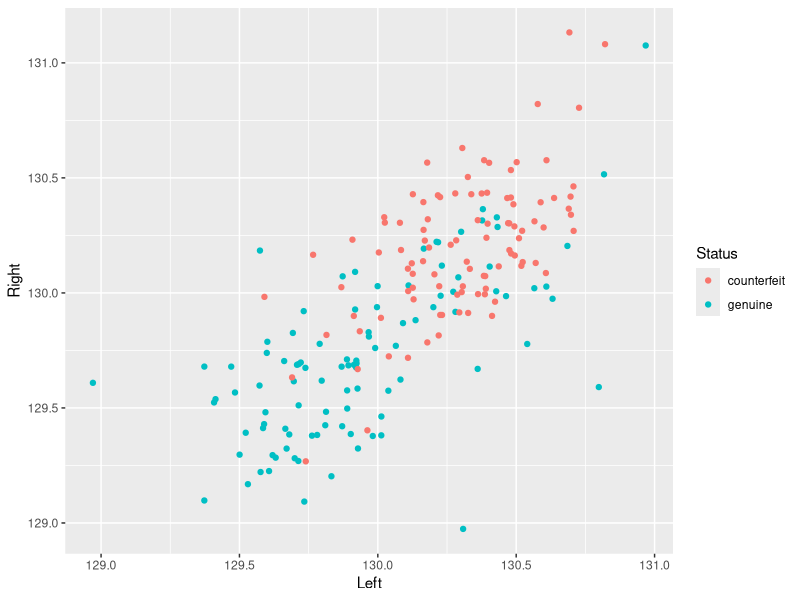
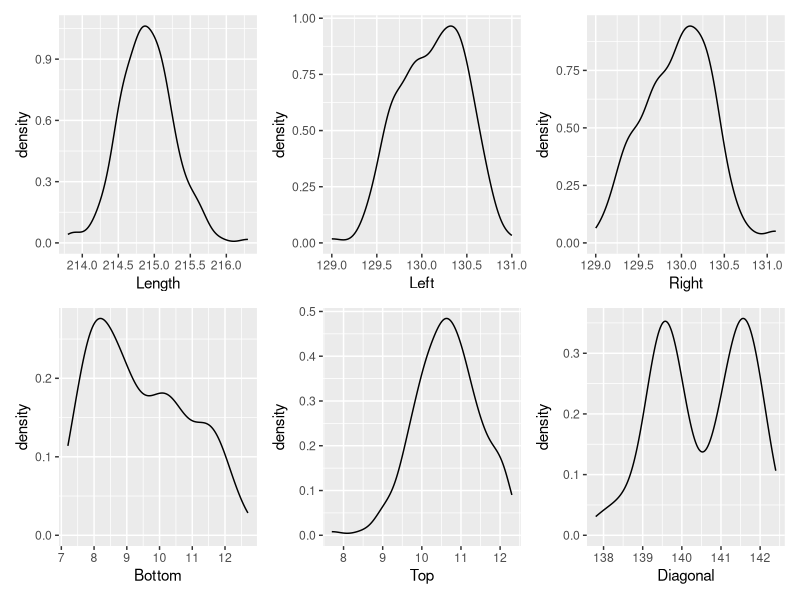
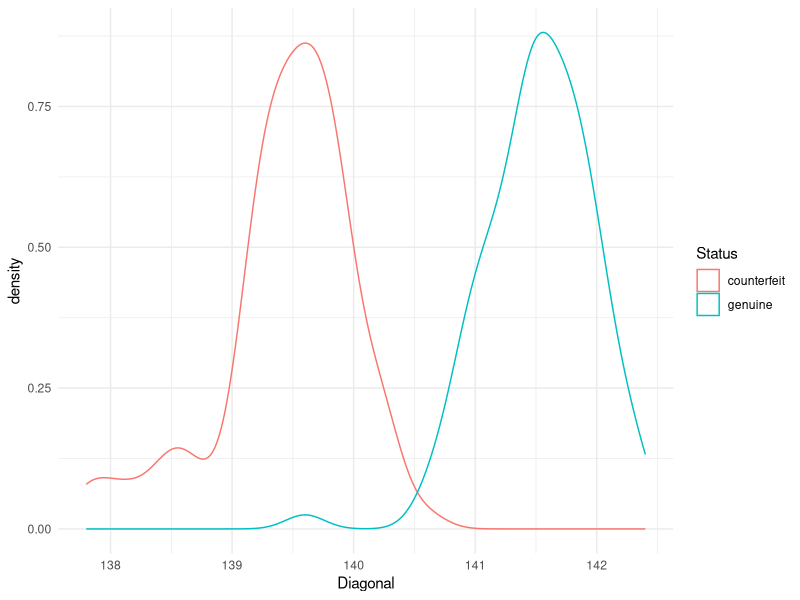
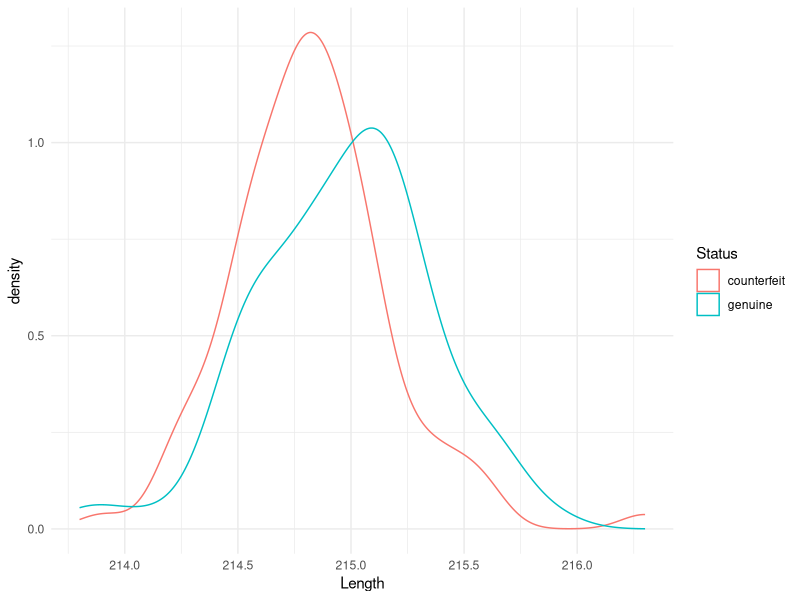
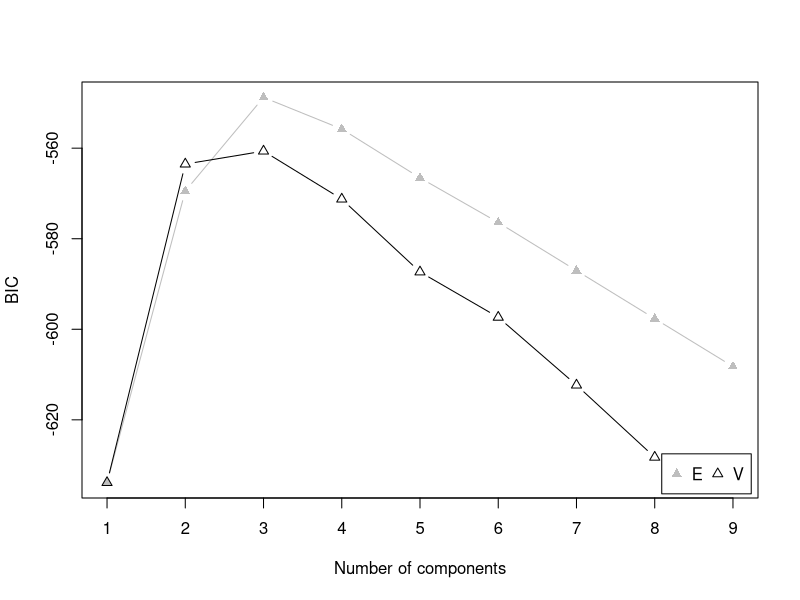
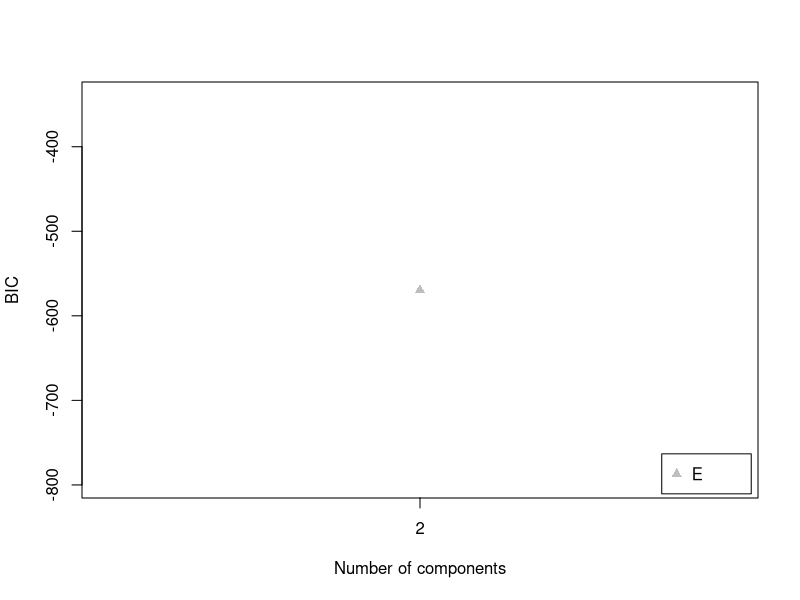
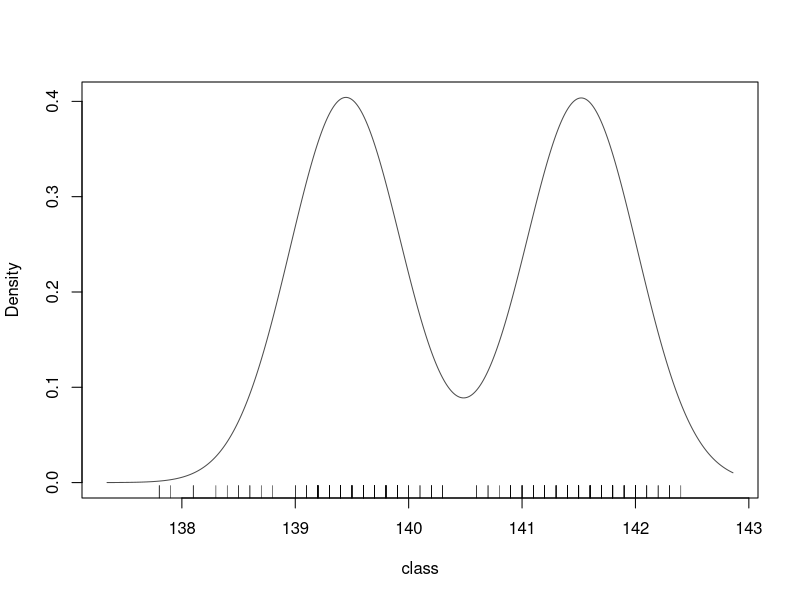
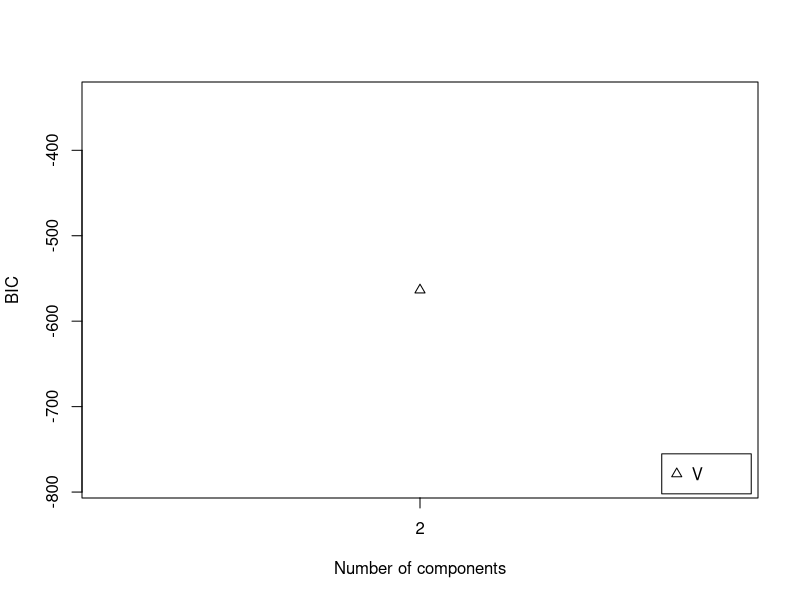

These charts were generated, in order, by the following R code:
## ---- chunk 1
library(MASS) # make sure to load mass before tidyverse to avoid conflicts!
library(tidyverse)
#install.packages("patchwork")
library(patchwork)
library(ggdendro)
library(mclust)
## ---- chunk 2

df <- as_tibble(banknote)
head(df)
## ---- chunk 3

ggplot(df, aes(Left, Right, color=Status))+geom_jitter()
#We can see there is overlaping in classes considering only this 2 features, so no clear distinguishing
## ---- chunk 4
df_unlabel <- df[,2:7]
head(df_unlabel)
## ---- chunk 5

(ggplot(df_unlabel )+
     geom_density(aes(x=Length)) ) +

        (ggplot(df_unlabel )+
          geom_density(aes(x=Left)) ) +
  
            (ggplot(df_unlabel )+
                geom_density(aes(x=Right)) ) +
  
              (ggplot(df_unlabel )+
                geom_density(aes(x=Bottom)) ) +
  
                (ggplot(df_unlabel )+
                geom_density(aes(x=Top)) ) +
  
                        (ggplot(df_unlabel )+
                geom_density(aes(x=Diagonal)) ) 

#Diagonal seems to have a non-normal distribution, so this can explain Clusters better, probably there is two normal distributions (clusters)
## ---- chunk 6
(ggplot(df )+
     geom_density(aes(x=Diagonal, color=Status)) ) + theme_minimal()

#As we imagine, indeed there is 2 normal distribution explaining the classes
## ---- chunk 7
(ggplot(df )+
     geom_density(aes(x=Length, color=Status)) ) + theme_minimal()
## ---- chunk 8
class <- df_unlabel[,6]
fit <- Mclust(class)
summary(fit)

plot(fit, what="BIC")
#fit_E_2$parameters
## ---- chunk 9
class <- df_unlabel[,6]
fit_E_2 <- Mclust(class, modelNames = c("E"), G=2)
summary(fit_E_2)

fit_E_2$parameters
## ---- chunk 10
#stored
fit_E_2$bic

#parameters
fit_E_2$parameters
#k = 2 (2 clusters)
#p = 1 (variable)
#the parameters are (1 class probability pi, 2 means, and 1 variance)

#from book (we can see 4 parameters)
-2*fit_E_2$loglik + log(nrow(df))*4
## ---- chunk 11
plot(fit_E_2, what="BIC")
plot(fit_E_2, what="density")
# add the observations using rug marks
rug(df_unlabel %>% pull(Diagonal))
## ---- chunk 12
class <- df_unlabel[,6]
fit_V_2 <- Mclust(class, modelNames = c("V"), G=2)
summary(fit_V_2)

fit_V_2$parameters
## ---- chunk 13

plot(fit_V_2, what="BIC")
plot(fit_V_2, what="density")
# add the observations using rug marks
rug(df_unlabel %>% pull(Diagonal))

## ---- chunk 14
fit_V_2$parameters

# 1 class probability (pi)
# 2 means
# 2 variances
## ---- chunk 15
#deviance = -2 * log(l)
-2*fit_E_2$loglik
-2*fit_V_2$loglik
## ---- chunk 16
fit_E_2$bic
fit_V_2$bic
## ---- chunk 17
fit_multi <- Mclust(df_unlabel)
summary(fit_multi)
plot(fit_multi, what="BIC")
## ---- chunk 18
fit_multi$parameters
# 3 clusters * 6 variables = 18 mean parameters
## ---- chunk 19
fit_multi$parameters$mean
# 3 clusters * 6 variables = 18 mean parameters

## ---- chunk 20


fit_multi_VVV <- Mclust(df_unlabel, G=2, modelNames = c("VVV"))


plot(fit_multi_VVV, what="density")
## ---- chunk 21
ggplot(df, aes(Left, Right, color=as_factor(fit_multi_VVV$classification), size=fit_multi_VVV$uncertainty))+geom_jitter()
## ---- chunk 22
#now with the best separation between features
ggplot(df, aes(Bottom, Diagonal, color=as_factor(fit_multi_VVV$classification), size=fit_multi_VVV$uncertainty))+geom_jitter()
## ---- chunk 23
fit_multi_XXX <- Mclust(df_unlabel[,1:2], G=3, modelNames = c("VVV"))
fit_multi_XXX$df

fit_multi_XXX <- Mclust(df_unlabel[,1:2], G=3, modelNames = c("EEE"))
fit_multi_XXX$df

fit_multi_XXX <- Mclust(df_unlabel[,1:2], G=3, modelNames = c("VVE"))
fit_multi_XXX$df
